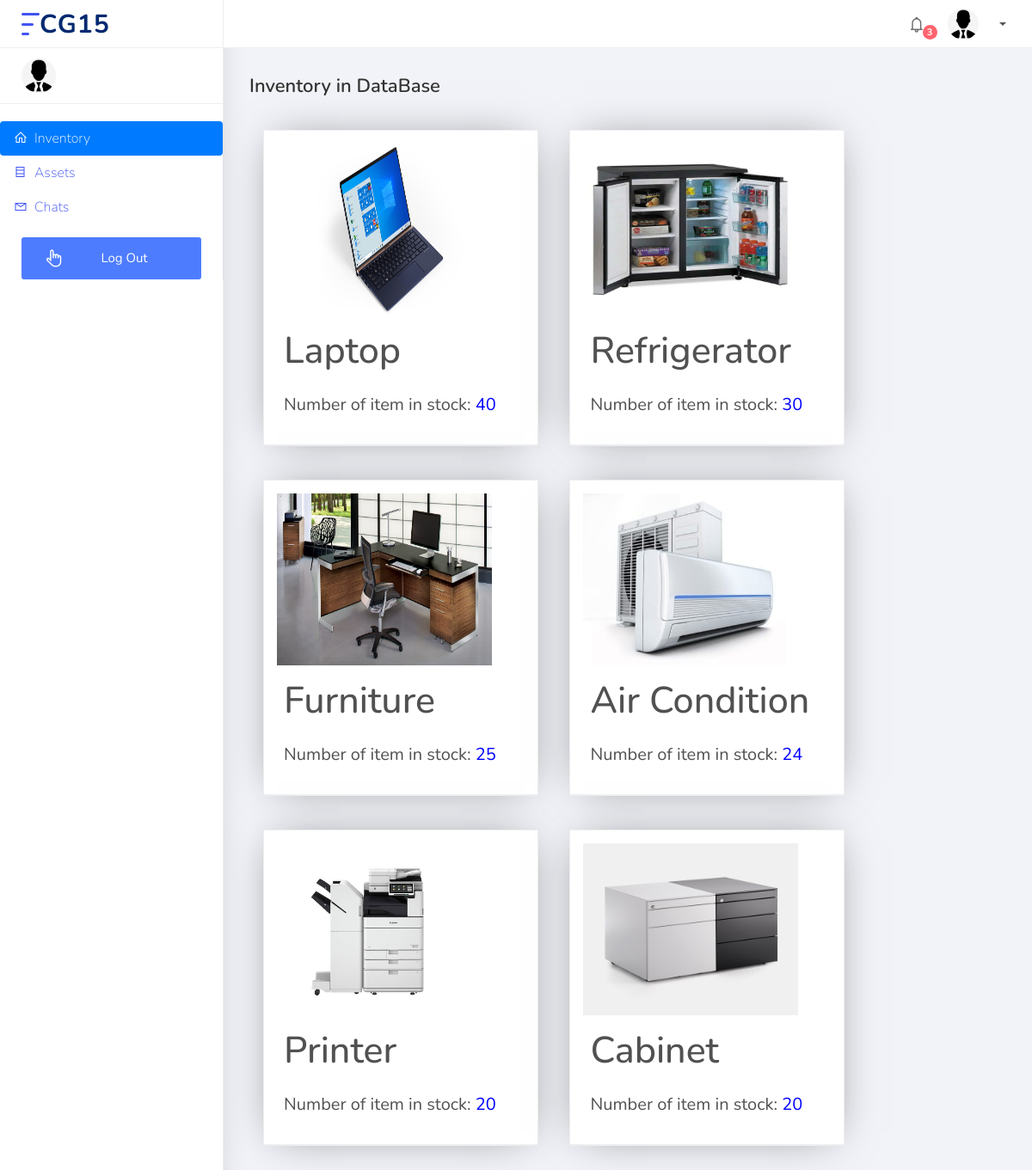
The page /dash/dash_worker.php on the database its author committed.
### dash/dash_worker.php (the view, shortened to what this page needs)
<?php
	require 'db_connect.php';
	mysqli_select_db($conn,$dbname);
	$sql = "SELECT * FROM `office items` ";
	$result = mysqli_query($conn,$sql);
	$result = mysqli_fetch_all($result, MYSQLI_ASSOC);
?>
<html>
<head>
	<link rel="stylesheet" href="assets/css/bootstrap.min.css">
	<link rel="stylesheet" href="assets/css/ready.css">
	<link rel="stylesheet" href="assets/css/demo.css">
	<link rel="stylesheet" href="../assets/css/style.css">
    <link rel="stylesheet" href="https://stackpath.bootstrapcdn.com/font-awesome/4.7.0/css/font-awesome.min.css">
</head>
<body>
	<div class="wrapper">
		<div class="main-header">
			<div class="logo-header">
				<a href="../index.html" class="logo d-flex align-items-center">
					<img src="../assets/img/logo.png" alt="">
					<span style="color: #012970; font-weight: 700; margin-top: 3px; font-size: 30px; letter-spacing: 1px;
					">CG15</span>
				  </a>
			</div>
			<nav class="navbar navbar-header navbar-expand-lg">
				<div class="container-fluid">
					<ul class="navbar-nav topbar-nav ml-md-auto align-items-center">
						<li class="nav-item dropdown hidden-caret">
							<a class="nav-link dropdown-toggle" href="#" id="navbarDropdown" role="button" data-toggle="dropdown" aria-haspopup="true" aria-expanded="false">
								<i class="la la-bell"></i>
								<span class="notification">3</span>
							</a>
						</li>
						<li class="nav-item dropdown">
							<a class="dropdown-toggle profile-pic" data-toggle="dropdown" href="#" aria-expanded="false"> <img src="assets/img/person.png" alt="user-img" width="36" class="img-circle"><span ><?php echo $_SESSION['username'];?></span></span> </a>
							</li>
						</ul>
					</div>
				</nav>
			</div>
			<div class="sidebar">
				<div class="scrollbar-inner sidebar-wrapper">
					<div class="user">
						<div class="photo">
						</div>
						<div class="info">
							<div class="clearfix"></div>
						</div>
					</div>
					<div class="profile-tab-nav border-right">
					<div class="nav flex-column nav-pills" id="v-pills-tab" role="tablist" aria-orientation="vertical">
						<a class="nav-link active" id="account-tab" data-toggle="pill" href="#inventory" role="tab" aria-controls="account" aria-selected="true">
							<i class="la la-home text-center mr-1"></i>
							Inventory
						</a>
						<a class="nav-link" id="password-tab" data-toggle="pill" href="#assets" role="tab" aria-controls="password" aria-selected="false">
							<i class="la la-database text-center mr-1"></i>
							Assets
						</a>
						<a class="nav-link" id="application-tab" data-toggle="pill" href="#chat" role="tab" aria-controls="application" aria-selected="false">
							<i class="la la-envelope text-center mr-1"></i>
							Chats
						</a>
						<li class="nav-item update-pro">
							<form action="../logout.php" method= "POST">
								<button  type = "submit" name= "logout" >
									<i class="la la-hand-pointer-o"></i>
									<p>Log Out</p>
								</button>
							</form>
						</li>
					</div>
				</div>
				</div>
			</div>
			<div class="main-panel tab-content">
				<div class="content tab-pane fade show active" id="inventory" role="tabpanel" aria-labelledby="account-tab">
					<div class="container-fluid">
						<h4 class="page-title">Inventory in DataBase</h4>
						<div class="row">
							<div class="col-md-12">
								<?php
									for($i=0; $i<count($result); $i++){
										echo '<div class="card">
										<div class="card-header">
												<img id="img6" src="'.$result[$i]['img'].'" width="250" height="200" alt="Psychopomp" />
												<a class="card-description" href="https" id="btn" data-toggle="modal" data-target="#myModal'.$i.'">
													<h2 id="lp">'.$result[$i]['Item'].'</h2>
												<p style ="font-size: 20px";>Number of item in stock: <span style=color:blue;> '.$result[$i]['Quantity'].'</span></p>
											</a>
										</div>
									</div>
									<div class = "modal fade" id="myModal'.$i.'" role="dialog">
										<div class="modal-dialog">
											<div class="modal-content">
												<div class="row justify-content-center">
													<div class="login-wrap p-4 p-md-5">
														<img src='.$result[$i]['img'].' width="250" height="200" alt="Psychopomp" />
														<div>
														   <h2>'.$result[$i]['Item'].'</h2>
															<form action="dash_worker.php" method="POST">
															<input type="hidden" name="n" value='.$result[$i]['Item'].'">
															<input type="hidden" name="tn" value='.date(" h:i:sa").'>
															<input type="hidden" name="img" value='.$result[$i]['img'].'">
																Quantity: <input type="text" name="quantity">
															 <input class="btn-primary" name ="submit" type="submit">
															</form>
														</div>
													</div>
												</div>
											</div>
										</div>
									</div>
									';
									}
								?>
							</div>
						</div>
					</div>
				</div>
			</div>
		</div>
</body>
</html>

### dash/assets/css/demo.css (style rules this page uses)
.update-pro { margin: 15px 25px; }
.update-pro button { padding: 13px 25px; background: #4d7cfe; color: #fff; border-radius: 3px; justify-content: center; width: 100%; border: 0; cursor: pointer; }
.update-pro button p, .update-pro button i { color: #fff !important; margin-bottom: 0px; }
.update-pro button i { margin-right: 5px !important; font-size: 23px; color: #C3C5CA; margin-right: 15px; width: 25px; text-align: center; vertical-align: middle; float: left; }

### assets/css/style.css (style rules this page uses)
:root { scroll-behavior: smooth; }
body { font-family: "Open Sans", sans-serif; color: #444444; }
a { color: #4154f1; text-decoration: none; }
h1, h2, h3, h4, h5, h6 { font-family: "Nunito", sans-serif; }
html, body { width: 100%; height: 100%; margin: 0; font-size: 16px; font-family: sans-serif; }
.card { display: inline-block; width: 90%; max-width: 20rem; margin: 1rem; font-size: 1rem; text-decoration: none; overflow: hidden; box-shadow: 0 0 3rem -1rem rgba(0,0,0,0.5); transition: transform 0.1s ease-in-out, box-shadow 0.1s; }
.card-description { display: block; padding: 1em 0.5em; color: #515151; text-decoration: none; }
.card-description > h2 { margin: 0 0 0.5em; }
.card-description > p { margin: 0; }

### rows shown on the page
office items: img (picture), Item "Laptop", Quantity "40"
office items: img (picture), Item "Refrigerator", Quantity "30"
office items: img (picture), Item "Furniture", Quantity "25"
office items: img (picture), Item "Air Condition", Quantity "24"
office items: img (picture), Item "Printer", Quantity "20"
office items: img (picture), Item "Cabinet", Quantity "20"
